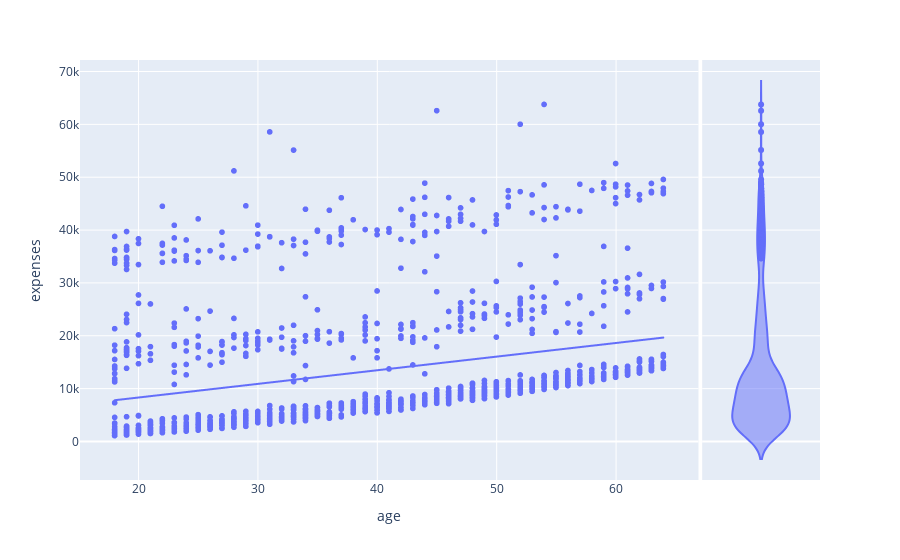

The cell this chart's notebook holds for it:
### Code cell
# Impact of Age on Medical Expenses
px.scatter(data, x='age', y='expenses', marginal_y = 'violin', trendline=  'ols')

### Figure 1 — Plotly figure (JSON) as saved in the notebook; plotly's stock layout.template omitted (floating-point values rounded to 4 significant figures; data arrays with more than 128 entries replaced by an {"elided": "..."} marker saying what was removed)
{"data": [{"hovertemplate": "age=%{x}<br>expenses=%{y}<extra></extra>", "legendgroup": "", "marker": {"color": "#636efa", "symbol": "circle"}, "mode": "markers", "name": "", "showlegend": false, "type": "scattergl", "x": {"elided": "1338 int values"}, "xaxis": "x", "y": {"elided": "1338 float values"}, "yaxis": "y"}, {"alignmentgroup": "True", "hovertemplate": "expenses=%{y}<extra></extra>", "legendgroup": "", "marker": {"color": "#636efa", "symbol": "circle"}, "name": "", "offsetgroup": "", "scalegroup": "y", "showlegend": false, "type": "violin", "xaxis": "x2", "y": {"elided": "1338 float values"}, "yaxis": "y2"}, {"hovertemplate": "<b>OLS trendline</b><br>expenses = 257.723 * age + 3165.89<br>R<sup>2</sup>=0.089406<br><br>age=%{x}<br>expenses=%{y} <b>(trend)</b><extra></extra>", "legendgroup": "", "marker": {"color": "#636efa", "symbol": "circle"}, "mode": "lines", "name": "", "showlegend": false, "type": "scattergl", "x": {"elided": "1338 int values"}, "xaxis": "x", "y": {"elided": "1338 float values"}, "yaxis": "y"}], "layout": {"legend": {"tracegroupgap": 0}, "margin": {"t": 60}, "xaxis": {"anchor": "y", "domain": [0, 0.8358], "title": {"text": "age"}}, "xaxis2": {"anchor": "y2", "domain": [0.8408, 1], "matches": "x2", "showgrid": false, "showline": false, "showticklabels": false, "ticks": ""}, "yaxis": {"anchor": "x", "domain": [0, 1], "title": {"text": "expenses"}}, "yaxis2": {"anchor": "x2", "domain": [0, 1], "matches": "y", "showgrid": true, "showticklabels": false}}}
